Frame 1 (no input): blank canvas, image omitted
Frame 60 (no input): blank canvas, image omitted
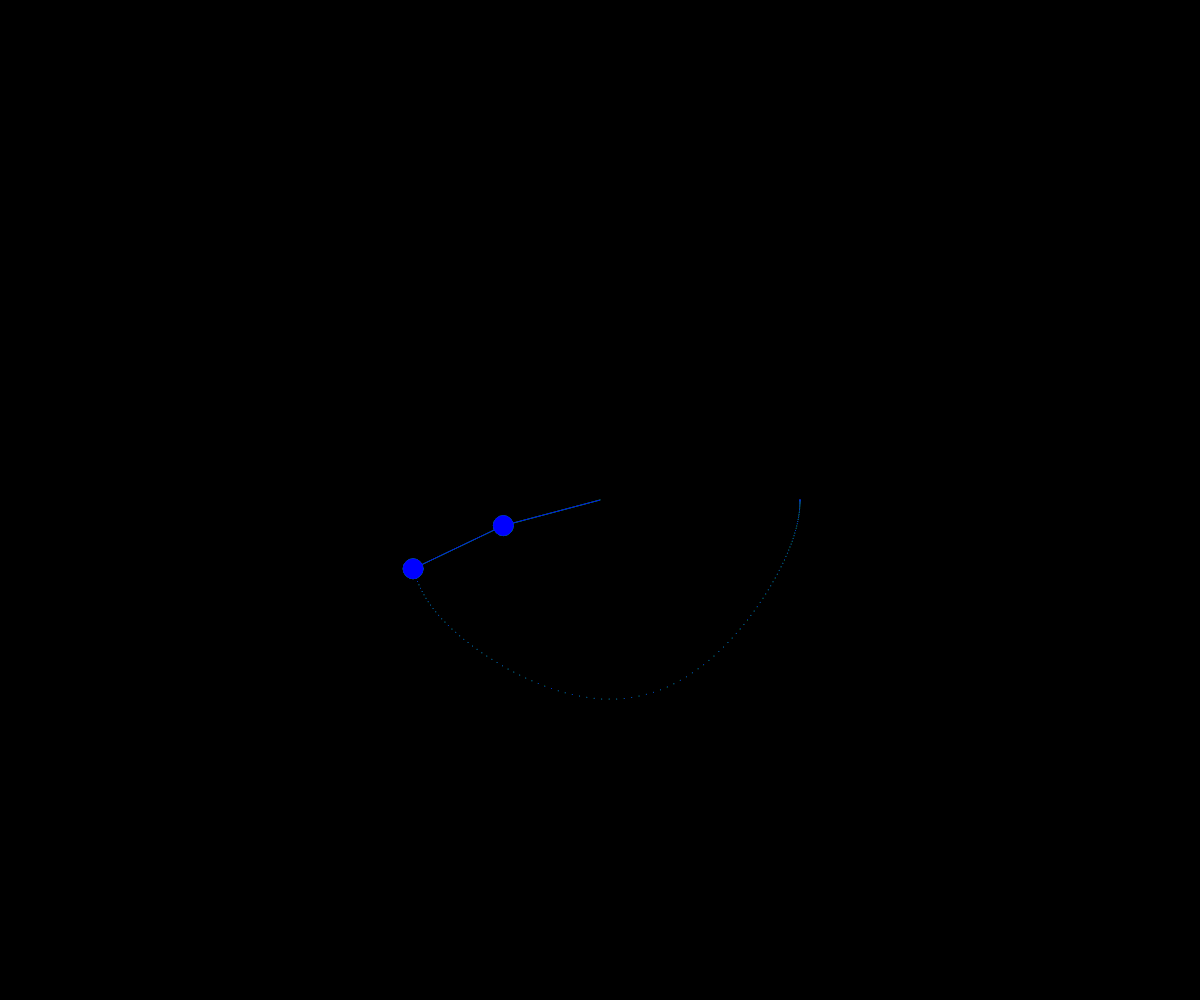
Frame 120 (the mouse pressed at the canvas centre since frame 60)

The p5.js sketch whose frames 1 and 60 were blank and that drew this single picture after the mouse press (run headless with seeded random() and noise() and a simulated clock; from frame 60 on, the mouse is pressed at the canvas centre):

// p5.js sketch
// ── sketch.js
let dbp1;
let dbp2;
let theta1 = Math.PI*1/2;
let theta2 = Math.PI*1/2;
let epsilon1 = 1e-3;
let epsilon2 = 1e-3;

function setup() {
  createCanvas(windowWidth, windowHeight);
  dbp1 = new DoublePendulums(theta1, theta2, '#00ff00');
  dbp2 = new DoublePendulums(theta1+epsilon1, theta2+epsilon2, '#0000ff');
}

function draw() {
  background(0);
  translate(width/2, height/2);
  dbp1.draw();
  dbp1.update(0.1);

  dbp2.draw();
  dbp2.update(0.1);
}
// ── DoublePendulums.js
let g = 9.8
let sin = Math.sin;
let cos = Math.cos;
let MAX_LEN = 500;

class DoublePendulums{
  constructor(theta1, theta2, color, m1=1, m2=1, l1=100, l2=100){
    this.color = color;
    this.theta1 = theta1;
    this.dtheta1 = 0;
    this.theta2 = theta2;
    this.dtheta2 = 0;

    this.l1 = l1;
    this.l2 = l2;

    this.m1 = m1;
    this.m2 = m2;

    this.states = [];
  }

  draw(){
    // draw balls
    let [x1, y1, x2, y2] = this.get_pos();
    this.states.push([x2, y2]);
    if(this.states.length > MAX_LEN){
      this.states.shift();
    }
    stroke(this.color);
    fill(this.color);
    line(0, 0, x1, -y1);
    line(x1, -y1, x2, -y2);
    ellipse(x1, -y1, 20, 20);
    ellipse(x2, -y2, 20, 20);

    // draw trace
    for(let i=0; i<this.states.length; i++){
      let [x, y] = this.states[i];
      point(x, -y)
    }
  }

  get_pos(){
    let theta1 = this.theta1;
    let theta2 = this.theta2;
    let l1 = this.l1;
    let l2 = this.l2;

    let x1 = l1 * sin(theta1);
    let y1 = -l1 * cos(theta1);
    let x2 = x1 + l2 * sin(theta2);
    let y2 = y1 - l2 * cos(theta2);

    return [x1, y1, x2, y2];
  }

  // https://web.mit.edu/jorloff/www/chaosTalk/double-pendulum/double-pendulum-en.html
  get_ddtheta(theta1, theta2, dtheta1, dtheta2){
    let m1 = this.m1;
    let m2 = this.m2;
    let l1 = this.l1;
    let l2 = this.l2;

    let ddtheta1 = -g * (2*m1 + m2) * sin(theta1);
    ddtheta1 += -m2 * g * sin(theta1 - 2*theta2);
    ddtheta1 += -2*sin(theta1 - theta2) * m2 * (dtheta2**2 * l2 + dtheta1**2 * l1 * cos(theta1 - theta2));
    ddtheta1 /= l1 * (2*m1 + m2 - m2 * cos(2*theta1 - 2*theta2));

    let ddtheta2 = dtheta1**2 * l1 * (m1 + m2);
    ddtheta2 += g * (m1 + m2) * cos(theta1);
    ddtheta2 += dtheta2**2 * l2 * m2 * cos(theta1 - theta2);
    ddtheta2 *= 2*sin(theta1 - theta2);
    ddtheta2 /= l2 * (2*m1 + m2 - m2 * cos(2*theta1 - 2*theta2));

    return [ddtheta1, ddtheta2];
  }

  get_dtheta(dtheta1, dtheta2){
    return [dtheta1, dtheta2];
  }

  // rk4
  update(dt){
    let theta1 = this.theta1;
    let theta2 = this.theta2;
    let dtheta1 = this.dtheta1;
    let dtheta2 = this.dtheta2;

    let [k1dtheta1, k1dtheta2] = this.get_ddtheta(theta1, theta2, dtheta1, dtheta2);
    let [k1theta1, k1theta2] = this.get_dtheta(dtheta1, dtheta2);

    let [k2dtheta1, k2dtheta2] = this.get_ddtheta(theta1+dt/2*k1theta1, theta2+dt/2*k1theta2, dtheta1+dt/2*k1dtheta1, dtheta2+dt/2*k1dtheta2)
    let [k2theta1, k2theta2] = this.get_dtheta(dtheta1+dt/2*k1dtheta1, dtheta2+dt/2*k1dtheta2)

    let [k3dtheta1, k3dtheta2] = this.get_ddtheta(theta1+dt/2*k2theta1, theta2+dt/2*k2theta2, dtheta1+dt/2*k2dtheta1, dtheta2+dt/2*k2dtheta2)
    let [k3theta1, k3theta2] = this.get_dtheta(dtheta1+dt/2*k2dtheta1, dtheta2+dt/2*k2dtheta2)

    let [k4dtheta1, k4dtheta2] = this.get_ddtheta(theta1+dt*k3theta1, theta2+dt*k3theta2, dtheta1+dt*k3dtheta1, dtheta2+dt*k3dtheta2)
    let [k4theta1, k4theta2] = this.get_dtheta(dtheta1+dt*k3dtheta1, dtheta2+dt*k3dtheta2)

    this.theta1 += dt/6 * (k1theta1 + 2*k2theta1 + 2*k3theta1 + k4theta1)
    this.theta2 += dt/6 * (k1theta2 + 2*k2theta2 + 2*k3theta2 + k4theta2)
    this.dtheta1 += dt/6 * (k1dtheta1 + 2*k2dtheta1 + 2*k3dtheta1 + k4dtheta1)
    this.dtheta2 += dt/6 * (k1dtheta2 + 2*k2dtheta2 + 2*k3dtheta2 + k4dtheta2)
  }
}
